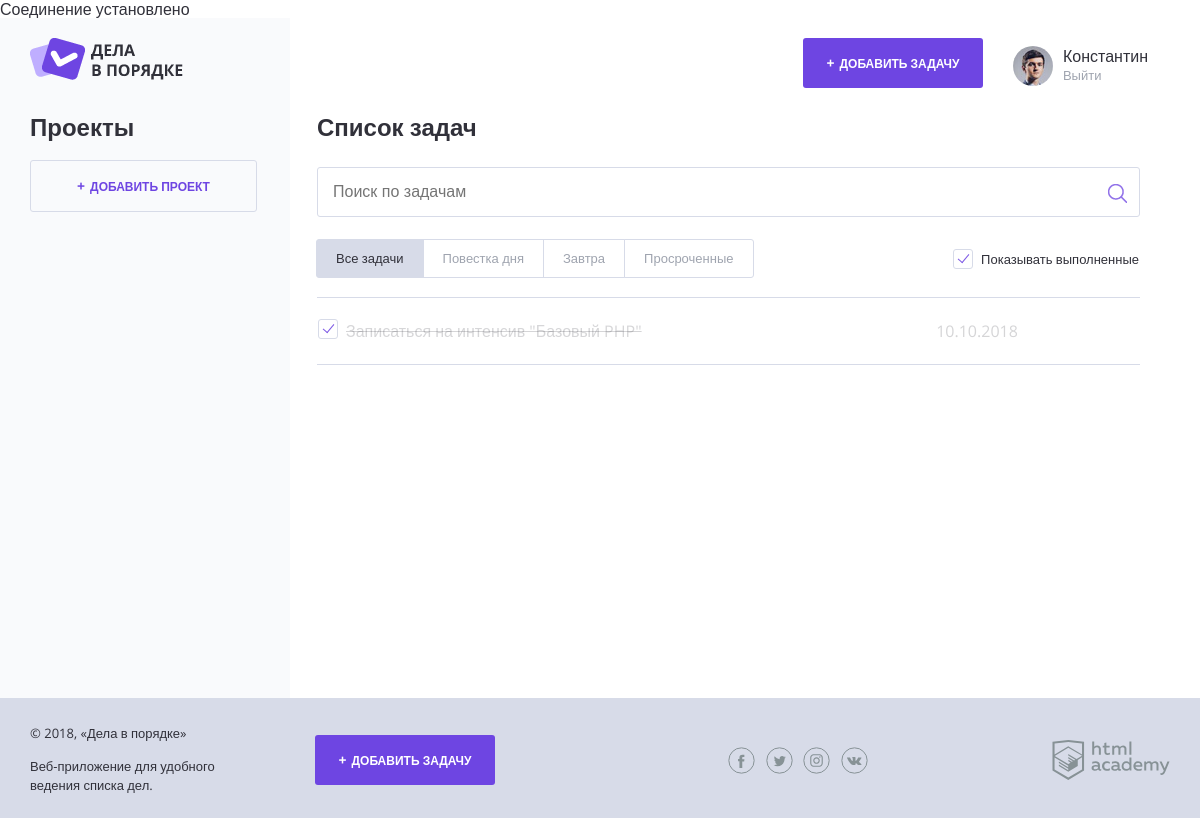
Before: / with the older database file.
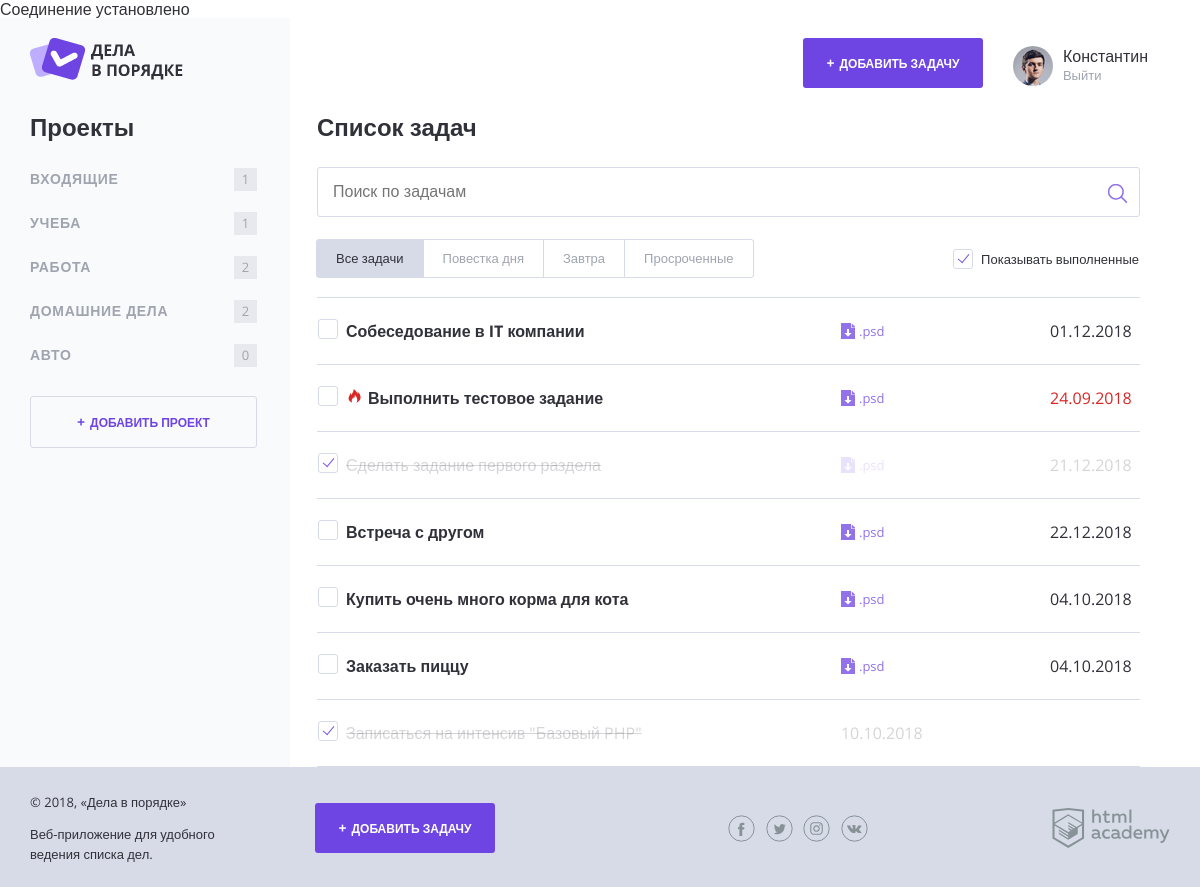
After: the same page with the newer database file.
### tables this page shows
CREATE TABLE IF NOT EXISTS `projects` (
  `id` INT AUTO_INCREMENT PRIMARY KEY NOT NULL,
  `title` CHAR(64) NOT NULL,
  `author` CHAR(64) NOT NULL,
  `user_id` INT NOT NULL
);

CREATE TABLE IF NOT EXISTS `tasks` (
  `id` INT AUTO_INCREMENT PRIMARY KEY NOT NULL,
  `title` VARCHAR(64) NOT NULL,
  `created` DATETIME NOT NULL,
  `done` DATETIME DEFAULT NULL,
  `status` INT DEFAULT 0,
  `file` VARCHAR(255) DEFAULT NULL,
  `deadline` DATETIME DEFAULT NULL,
  `user_id` INT NOT NULL,
  `project_id` INT NOT NULL

);

### root/functions.php (called while the page is built, shortened)
<?php
$show_complete_tasks = rand(0, 1);
function include_template($name, $data) {
    $name = TEMPLATE_PATH . $name . TEMPLATE_EXTENSION;
    extract($data, EXTR_PREFIX_INVALID, 'prefix');
    require_once $name;
    $result = ob_get_clean();
    return $result;
}
function get_count_tasks($array_tasks, $project) {
    $task_count = 0;
    foreach ($array_tasks as $task) {
        if ($task['project_id'] === $project) {
            $task_count = $task_count + 1;
        }
    }
    return $task_count;
}
function mark_task_important ($task) {
    if ($task["deadline"] === null) {
        return false;
    }
    $current_time = time();
    $deadline = strtotime($task["deadline"]);
    $days_until_deadline = floor(($deadline - $current_time) / SECS_IN_DAY);
    return ($days_until_deadline === 0 || (!$task['status'] && $days_until_deadline < 0));
}
function set_date_format($date) {
    $date = date_create($date);
    return date_format($date, "d.m.Y");
}

### templates/index.php (the view, shortened to what this page needs)
<h2 class="content__main-heading">Список задач</h2>
<form class="search-form" action="index.php" method="post">
    <input class="search-form__input" type="text" name="" value="" placeholder="Поиск по задачам">
    <input class="search-form__submit" type="submit" name="" value="Искать">
</form>
<div class="tasks-controls">
    <nav class="tasks-switch">
        <a href="/" class="tasks-switch__item tasks-switch__item--active">Все задачи</a>
        <a href="/" class="tasks-switch__item">Повестка дня</a>
        <a href="/" class="tasks-switch__item">Завтра</a>
        <a href="/" class="tasks-switch__item">Просроченные</a>
    </nav>
    <label class="checkbox">
        <span class="checkbox__text">Показывать выполненные</span>
    </label>
</div>
<table class="tasks">
    <?php foreach ($tasks as $item): ?>
    <?php if ($show_complete_tasks === 1 || !$item['status']): ?>
    <tr class="tasks__item task
        <?=$item['status'] ? 'task--completed' : '' ?>
        <?=mark_task_important($item) ? 'task--important' : ''; ?>">
        <td class="task__select">
            <label class="checkbox task__checkbox">
                <span class="checkbox__text"><?=strip_tags($item['title']); ?></span>
            </label>
        </td>
        <td class="task__file">
            <a class="download-link" href="#">.psd</a>
        </td>
        <td class="task__date"><?=set_date_format($item['deadline']); ?></td>
    </tr>
    <?php endif; ?>
    <?php endforeach; ?>
    <?php if ($show_complete_tasks): ?>
        <tr class="tasks__item task task--completed">
        <td class="task__select">
            <label class="checkbox task__checkbox">
            <span class="checkbox__text">Записаться на интенсив "Базовый PHP"</span>
            </label>
        </td>
        <td class="task__date">10.10.2018</td>
        <td class="task__controls">
        </td>
        </tr>
    <?php endif; ?>
</table>

### templates/layout.php (shortened to what this page needs)
<!DOCTYPE html>
<html lang="ru">
<head>
    <link rel="stylesheet" href="css/normalize.css">
    <link rel="stylesheet" href="css/style.css">
    <link rel="stylesheet" href="css/flatpickr.min.css">
</head>
<body>
<div class="page-wrapper">
    <div class="container container--with-sidebar">
        <header class="main-header">
            <a href="/">
                <img src="img/logo.png" width="153" height="42" alt="Логотип Дела в порядке">
            </a>
            <div class="main-header__side">
                <a class="main-header__side-item button button--plus open-modal" href="pages/form-task.html">Добавить задачу</a>
                <div class="main-header__side-item user-menu">
                    <div class="user-menu__image">
                        <img src="img/user-pic.jpg" width="40" height="40" alt="Пользователь">
                    </div>
                    <div class="user-menu__data">
                        <p><?=strip_tags($user_name);?></p>
                        <a href="#">Выйти</a>
                    </div>
                </div>
            </div>
        </header>
        <div class="content">
            <section class="content__side">
                <h2 class="content__side-heading">Проекты</h2>
                <nav class="main-navigation">
                    <ul class="main-navigation__list">
                        <?php foreach ($projects as $item): ?>
                        <li class="main-navigation__list-item">
                            <a class="main-navigation__list-item-link" href="#"><?=$item['title'];?></a>
                            <span class="main-navigation__list-item-count"><?= get_count_tasks($tasks, $item['id']) ?></span>
                        </li>
                        <?php endforeach; ?>
                    </ul>
                </nav>
                <a class="button button--transparent button--plus content__side-button"
                   href="pages/form-project.html" target="project_add">Добавить проект</a>
            </section>
            <main class="content__main"><?=$page_content;?></main>
        </div>
    </div>
</div>
<footer class="main-footer">
    <div class="container">
        <div class="main-footer__copyright">
            <p>© 2018, «Дела в порядке»</p>
            <p>Веб-приложение для удобного ведения списка дел.</p>
        </div>
        <a class="main-footer__button button button--plus" href="pages/form-task.html">Добавить задачу</a>
        <div class="main-footer__social social">
            <a class="social__link social__link--facebook" href="#">
            </a>
            <a class="social__link social__link--twitter" href="#">
            </a>
            <a class="social__link social__link--instagram" href="#">
            </a>
            <a class="social__link social__link--vkontakte" href="#">
            </a>
        </div>
        <div class="main-footer__developed-by">
            <a href="https://htmlacademy.ru/intensive/php">
                <img src="img/htmlacademy.svg" alt="HTML Academy" width="118" height="40">
            </a>
        </div>
    </div>
</footer>
</body>
</html>

### index.php (shortened to what this page needs)
<?php
require_once ('./root/functions.php');
require_once ('./root/db_connect.php');
$connect = mysqli_connect ($db['host'], $db['user'], $db['password'], $db['database']);
mysqli_set_charset($connect, "utf8");
$sql_projects = "SELECT * FROM projects";
$result = mysqli_query($connect, $sql_projects);
if($result) {
    $projects = mysqli_fetch_all($result, MYSQLI_ASSOC);
} else {
    $error = mysqli_error($connect);
    print ("Ошибка MySQL" . $error);
}
$sql_tasks = "SELECT * FROM tasks";
$result = mysqli_query($connect, $sql_tasks);
if($result) {
    $tasks = mysqli_fetch_all($result, MYSQLI_ASSOC);
} else {
    $error = mysqli_error($connect);
    print ("Ошибка MySQL" . $error);
}
$page_content = include_template (
    'index',
    [
        'show_complete_tasks' => $show_complete_tasks,
        'tasks' => $tasks
    ]
);
$layout_content = include_template (
    'layout',
    [
        'tasks' => $tasks,
        'projects' => $projects,
        'page_content' => $page_content,
        'title' => 'Дела в порядке',
        'user_name' => 'Константин'
    ]
);
print ($layout_content);
?>

Changed rows visible on the page:
added projects: title "ВХОДЯЩИЕ", id "1"
added projects: title "УЧЕБА", id "1"
added projects: title "РАБОТА", id "2"
added projects: title "ДОМАШНИЕ ДЕЛА", id "2"
added projects: title "АВТО", id "0"
added tasks: title "Собеседование в IT компании", deadline "01.12.2018"
added tasks: title "Выполнить тестовое задание", deadline "24.09.2018"
added tasks: title "Сделать задание первого раздела", deadline "21.12.2018", status 1 (drawn)
added tasks: title "Встреча с другом", deadline "22.12.2018"
added tasks: title "Купить очень много корма для кота", deadline "04.10.2018"
added tasks: title "Заказать пиццу", deadline "04.10.2018"
